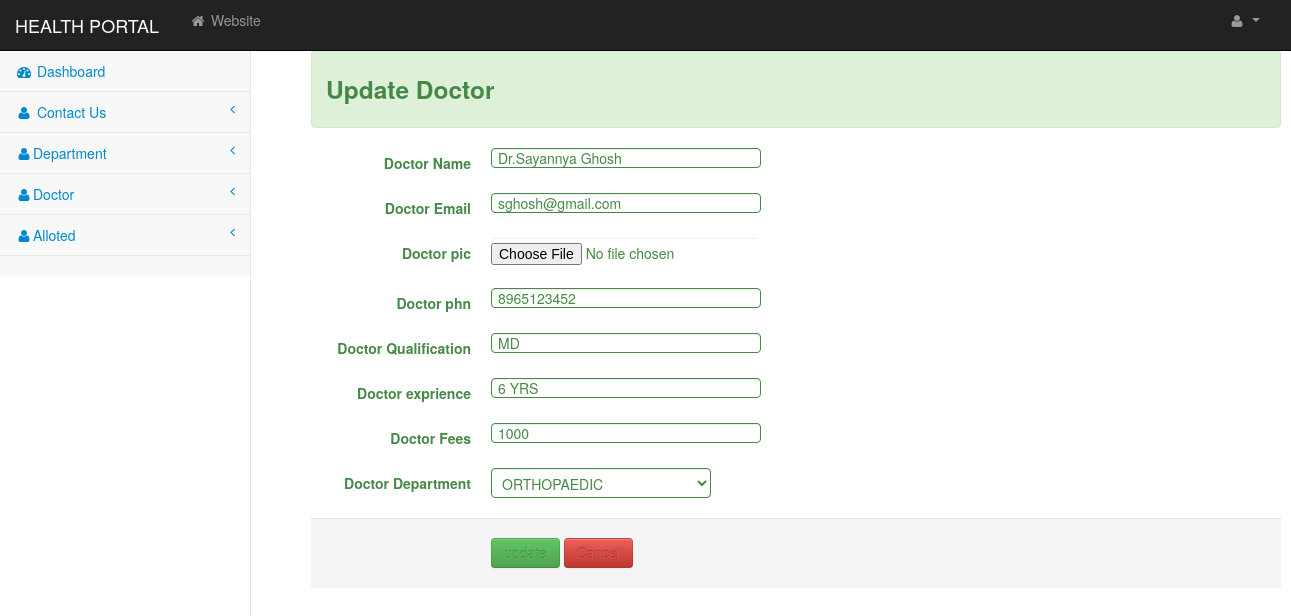
The page /admin/updatedoctor.php?did=15 (signed in) on the database its author committed.
### tables this page shows
CREATE TABLE `doctor_tbl` (
  `docid` int(6) NOT NULL,
  `docname` varchar(20) NOT NULL,
  `docemail` varchar(20) NOT NULL,
  `docpic` varchar(50) NOT NULL,
  `docphn` varchar(10) NOT NULL,
  `docquali` varchar(50) NOT NULL,
  `docdept` varchar(50) NOT NULL,
  `docexp` varchar(20) NOT NULL,
  `docfees` int(4) NOT NULL
);

CREATE TABLE `dept_tbl` (
  `dept_id` int(10) NOT NULL,
  `dept_name` varchar(50) NOT NULL
);

### admin/updatedoctor.php (the view, shortened to what this page needs)
<?php
include("config.php");
$id=$_REQUEST['did'];
$sql1="select * from doctor_tbl where docid='$id'";
        $rs=mysqli_query($con,$sql1);
        $d=mysqli_fetch_array($rs);
?>
<html lang="en">
    <head><title>Admin Home Page</title>
        <link href="css/bootstrap.min.css" rel="stylesheet">
        <link href="css/metisMenu.min.css" rel="stylesheet">
        <link href="css/startmin.css" rel="stylesheet">
        <link href="css/font-awesome.min.css" rel="stylesheet" type="text/css">
        <link href="bootstrap/css/bootstrap.min.css" rel="stylesheet" media="screen">
        <link href="bootstrap/css/bootstrap-responsive.min.css" rel="stylesheet" media="screen">
    </head>
    <body>
        <div id="wrapper">
                 <?php include("header.php");?>
                <?php include("sidebar.php");?>
<!========================================Form=========================================================>           <br/>
       <div id="page-wrapper">
           <div class="span10">
                        <form class="form-horizontal"  method="post" enctype="multipart/form-data">
                          <fieldset>
                                   <div class="alert alert-success">
                                      <h3>Update Doctor</h3>
                        	       </div>
 <div class="control-group success">
              <label class="control-label" for="inputError"><strong>Doctor Name</strong></label>
                 <div class="controls">
                   <input class="input-xlarge focused" id="focusedInput" type="text" name="dname" value="<?php echo $d['docname'];?>">
                 </div>
        </div>
		<div class="control-group success">
              <label class="control-label" for="inputError"><strong>Doctor Email</strong></label>
                 <div class="controls">
                   <input class="input-xlarge focused" id="focusedInput" type="text" name="demail" value="<?php echo $d['docemail'];?>">
                 </div>
        </div>
		<div class="control-group success">
              <label class="control-label" for="inputError"><strong>Doctor pic</strong></label>
                 <div class="controls">
                   <input type="file" name="dpic" value="<?php echo $d['docpic'];?>">
                 </div>
        </div>
		<div class="control-group success">
              <label class="control-label" for="inputError"><strong>Doctor phn</strong></label>
                 <div class="controls">
                   <input class="input-xlarge focused" id="focusedInput" type="text" name="dphn" value="<?php echo $d['docphn'];?>">
                 </div>
        </div>
		<div class="control-group success">
              <label class="control-label" for="inputError"><strong>Doctor Qualification</strong></label>
                 <div class="controls">
                   <input class="input-xlarge focused" id="focusedInput" type="text" name="dquali" value="<?php echo $d['docquali'];?>">
                 </div>
        </div>
		<div class="control-group success">
              <label class="control-label" for="inputError"><strong>Doctor exprience</strong></label>
                 <div class="controls">
                   <input class="input-xlarge focused" id="focusedInput" type="text" name="dexp" value="<?php echo $d['docexp'];?>">
                 </div>
        </div>
		<div class="control-group success">
              <label class="control-label" for="inputError"><strong>Doctor Fees</strong></label>
                 <div class="controls">
                   <input class="input-xlarge focused" id="focusedInput" type="text" name="dfee" value="<?php echo $d['docfees'];?>">
                 </div>
        </div>
		<div class="control-group success">
              <label for="inputError" class="control-label"><strong>Doctor Department</strong></label>
                 <div class="controls">
                    <select id="selectError" name="ddept">
               <?php
			   $sql1="select * from dept_tbl";
			   $rs1=mysqli_query($con,$sql1);
			   while($d1=mysqli_fetch_array($rs1))
			   {
			   ?>
                        <option value="<?php echo $d1['dept_id'];?>" <?php if($d['docdept']==$d1['dept_id']){ ?> selected="selected"<?php }?>><?php echo $d1['dept_name'];?>
                        </option>
                 <?php
				 }
				 ?>
                    </select>
                        </div>
        </div>
        <div class="form-actions">
        <button type="submit" class="btn btn-outline btn-success" onClick="return alert('DATA UPDATED')">update</button>
        <button type="submit" class="btn btn-outline btn-danger">Cancel</button>
        </div>
            </fieldset>
            </form>
        </div>
   </div>
            </div>
    </body>
</html>

### admin/css/startmin.css (style rules this page uses)
body { background-color: #f8f8f8; }
#wrapper { width: 100%; }
#page-wrapper { padding: 30px 15px 0 15px; min-height: 568px; background-color: #fff; }
@media (min-width:768px) { #page-wrapper { position: inherit; margin-left: 250px; padding: 30px 30px 0 30px; border-left: 1px solid #e7e7e7; } }
.btn-outline { color: inherit; background-color: transparent; transition: all .5s; }
.btn-success.btn-outline { color: #5cb85c; }
.btn-danger.btn-outline { color: #d9534f; }

### rows shown on the page
doctor_tbl: dname "Dr.Sayannya Ghosh", demail "sghosh@gmail.com", dphn "8965123452", dquali "MD", dexp "6 YRS", dfee "1000", ddept "ORTHOPAEDIC"
